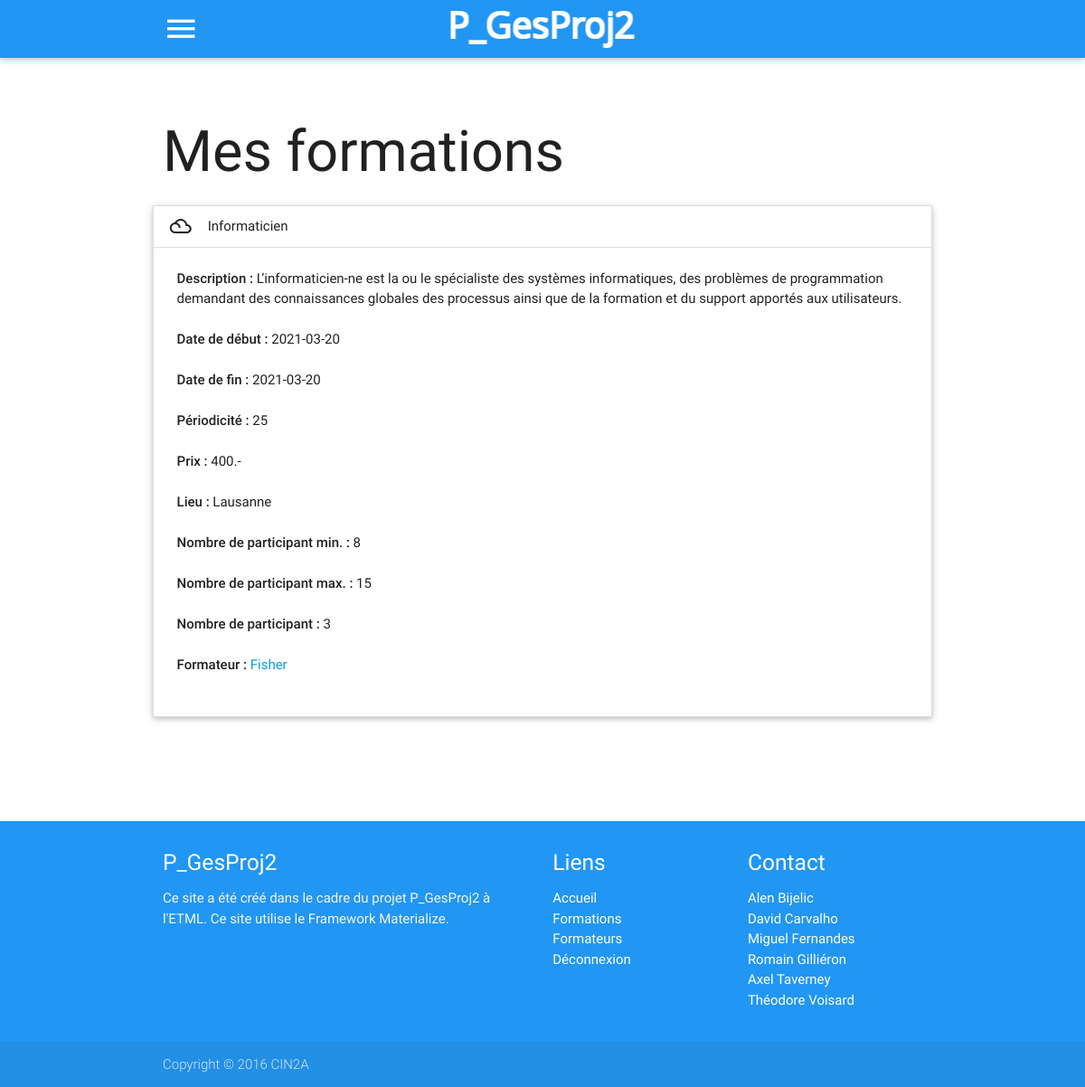
The page /P_GesProj2/formationsDetails.php (signed in) on the database its author committed.
### tables this page shows
CREATE TABLE IF NOT EXISTS `t_training` (
  `idTraining` int(10) unsigned NOT NULL AUTO_INCREMENT,
  `traName` varchar(50) NOT NULL,
  `traDescription` tinytext NOT NULL,
  `traStartDate` date NOT NULL,
  `traEndDate` date NOT NULL,
  `traPeriodicity` int(10) unsigned NOT NULL,
  `traPrice` float unsigned NOT NULL,
  `traLocality` varchar(100) NOT NULL,
  `traMinParticipants` int(10) unsigned NOT NULL,
  `traMaxParticipants` int(10) unsigned NOT NULL,
  `fkFormer1` int(10) unsigned NOT NULL,
  `fkFormer2` int(10) unsigned NOT NULL,
  PRIMARY KEY (`idTraining`),
  KEY `fkFormer1` (`fkFormer1`,`fkFormer2`),
  KEY `fkFormer2` (`fkFormer2`)
);

CREATE TABLE IF NOT EXISTS `t_former` (
  `idFormer` int(10) unsigned NOT NULL AUTO_INCREMENT,
  `forFirstname` varchar(50) NOT NULL,
  `forLastname` varchar(50) NOT NULL,
  `forAddress` varchar(100) NOT NULL,
  `forEmail` varchar(50) NOT NULL,
  `forPhone` int(10) unsigned NOT NULL,
  `forQualifications` tinytext NOT NULL,
  `fkUser` int(10) unsigned DEFAULT NULL,
  PRIMARY KEY (`idFormer`),
  KEY `fkUser` (`fkUser`)
);

### P_GesProj2/gesprojClass.php (called while the page is built, shortened)
<?php
class gesprojClass
{
    public function __construct() {
        $this->dbh = new PDO('mysql:host=localhost;dbname=db_gesproj2;charset=utf8',"gesproj2", "gesproj2admin",array(PDO::ATTR_PERSISTENT => true,PDO::MYSQL_ATTR_INIT_COMMAND => "SET NAMES utf8"));
    }
    public function getTrainerFormations($userName)
    {
        $stmt = $this->dbh->prepare('SELECT forLastName AS former1, fkFormer2 AS form2,idTraining,traName,traDescription,traStartDate,traEndDate,traPeriodicity,traPrice,traLocality,traMinParticipants,traMaxParticipants FROM t_former,t_training, t_user WHERE fkFormer1 = idFormer AND useUsername=? AND idUser=fkUser ORDER BY idTraining');
        $stmt->execute(array($userName));
        $formations = $stmt->fetchAll();
        return $formations;
    }
    public function registeredParticipants($idTraining){
        $stmt = $this->dbh->prepare("SELECT count(fkStudent) AS Students FROM t_inscription WHERE fkTraining=?");
        $stmt->execute(array($idTraining));
        $partcipants = $stmt->fetch();
        return $partcipants;
    }
}
?>

### P_GesProj2/formationsDetails.php (the view, shortened to what this page needs)
<!DOCTYPE html>
<html lang="en">
<head>
    <link href="css/materialize.css" type="text/css" rel="stylesheet" media="screen,projection"/>
    <link href="css/style.css" type="text/css" rel="stylesheet" media="screen,projection"/>
</head>
    <?php
    include './navbar.php';
    ?>
    <div class="container">
        <div class="section">
            <h1>Mes formations</h1>
            <div class="row">
                <?php
                include './gesprojClass.php';
                $class = new gesprojClass();
                $result = $class->checkAlreadyRegistered(1);
                if(isset($_SESSION['user']) || $result == true) {
                    echo    '<ul class="collapsible" data-collapsible="expandable">';
                    $formations = $class->getTrainerFormations($_SESSION['user']);
                    foreach ($formations as $form) {
                        $nbParticipants = $class->registeredParticipants($form['idTraining']);
                        $li = '<li>
                                <div class="collapsible-header active"><i class="material-icons">filter_drama</i>' . $form['traName'] . '</div>
                                <div class="collapsible-body">
                                    <ul></br>
                                        <div class="margin-ul">
                                            <li><strong>Description : </strong>' . $form['traDescription'] . '</li></br>
                                            <li><strong>Date de début : </strong>' . $form['traStartDate'] . '</li></br>
                                            <li><strong>Date de fin : </strong>' . $form['traEndDate'] . '</li></br>
                                            <li><strong>Périodicité : </strong>' . $form['traPeriodicity'] . '</li></br>
                                            <li><strong>Prix : </strong>' . $form['traPrice'] . '.-</li></br>
                                            <li><strong>Lieu : </strong>' . $form['traLocality'] . '</li></br>
                                            <li><strong>Nombre de participant min. : </strong>' . $form['traMinParticipants'] . '</li></br>
                                            <li><strong>Nombre de participant max. : </strong>' . $form['traMaxParticipants'] . '</li></br>
                                            <li><strong>Nombre de participant : </strong>' . $nbParticipants['Students'] . '</li></br>
                                            <li><strong>Formateur : </strong><a href="./trainers.php">' . $form['former1'] . '</a></li></br>
                                            </br>
                                        </div>
                                    </ul>
                                </div>
                            </li>';
                        echo($li);;
                    }
                    echo '</ul>';
                }
                ?>
            </div>
        </div>
    </div>
    <br><br>
    <?php
    include 'footer.php';
    ?>
</html>

### P_GesProj2/css/style.css (style rules this page uses)
.margin-ul { margin-left: 3%; }

### rows shown on the page
t_training: traName "Informaticien", traDescription "L’informaticien-ne est la ou le spécialiste des systèmes informatiques, des problèmes de programmation demandant des connaissances globales des processus ainsi que de la formation et du support apportés aux utilisateurs.", traStartDate "2021-03-20", traEndDate "2021-03-20", traPeriodicity "25", traPrice "400", traLocality "Lausanne", traMinParticipants "8", traMaxParticipants "15", Students "3", fkFormer1.forLastname "Fisher"
